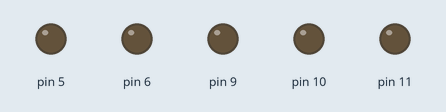
The sketch below on a simulated Arduino Uno, built with avr-gcc and run on an emulated ATmega328P. On the bench: output pins drawn as LEDs (lit = HIGH).

Above: at 0.05 s.
At 4.55 s:
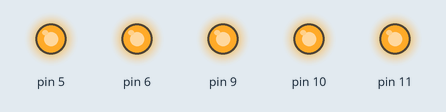
Timing chart, 0 to 6.0 s (numbered marks = the images above):
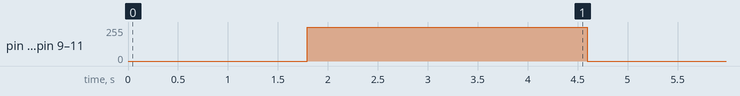

The sketch:

e1.ino
```cpp
void setup() {
  /* 1. Realice un programa que encienda solamente los leds en las salidas PWM,
   *  los leds van a estar inicialmente apagados y paulatinamente tienen que encenderse
   *  hasta llegar al maximo en 2 segundos, mantenerse un segundo encendidos al maximo
   y apagarse lentamente en otros 2 segundos.  */

}

void loop() {
  for(int x=0; x<256; x++){
    analogWrite(5,x);
    analogWrite(6,x);
    analogWrite(9,x);
    analogWrite(10,x);
    analogWrite(11,x);
    delay(7.84);
  }
  delay(1000);
  for(int x=255; x>-1; x--){
    analogWrite(5,x);
    analogWrite(6,x);
    analogWrite(9,x);
    analogWrite(10,x);
    analogWrite(11,x);
    delay(7.84);
  }
}
```

Measured:
- by itself, pin 5, pin 6, pin 9–11: alternates 255/255 for 2.8 s and 0/255 for 1.8 s
